Frame 1 (no input): blank canvas, image omitted
Frame 60 (no input): blank canvas, image omitted
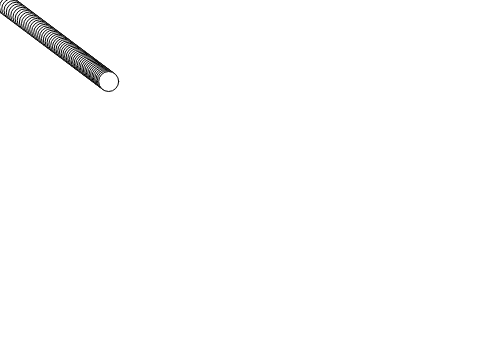
Frame 120 (the mouse pressed at the canvas centre since frame 60)

The p5.js sketch whose frames 1 and 60 were blank and that drew this single picture after the mouse press (run headless with seeded random() and noise() and a simulated clock; from frame 60 on, the mouse is pressed at the canvas centre):

// p5.js sketch
// ── sketch.js
let x = 0;
let y = 0;
let easing = 0.01;

function setup(){
  createCanvas(480, 360);
}

function draw(){
  const targetX = mouseX;
  const targetY = mouseY;
  x += (targetX - x) * easing;
  y += (targetY - y) * easing;
  ellipse(x, y, 20, 20);
}
